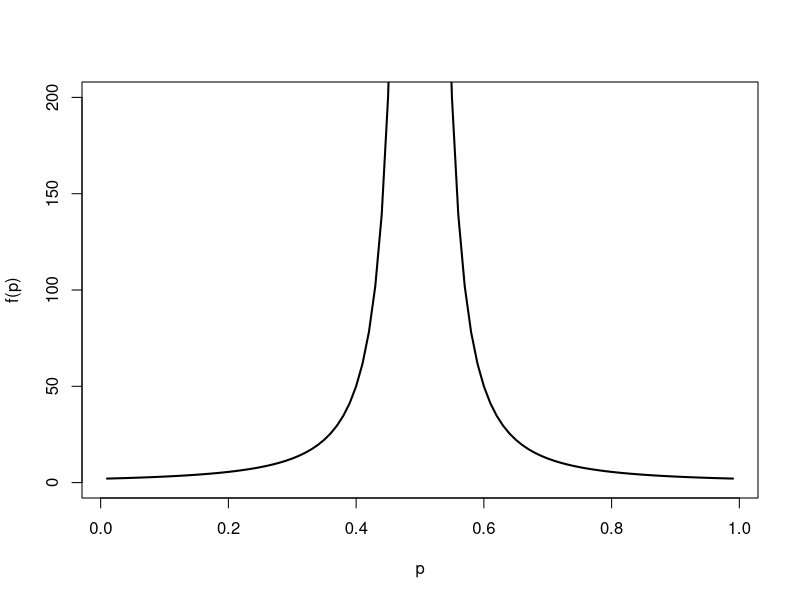
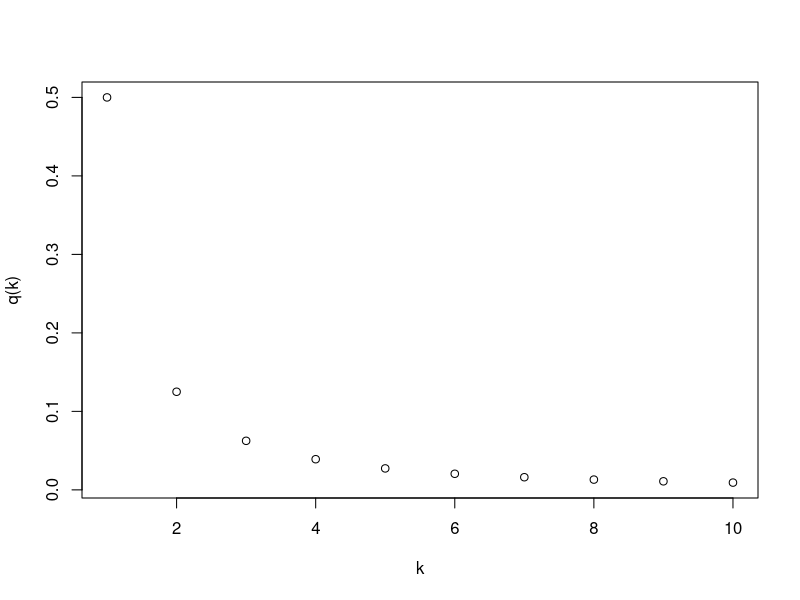
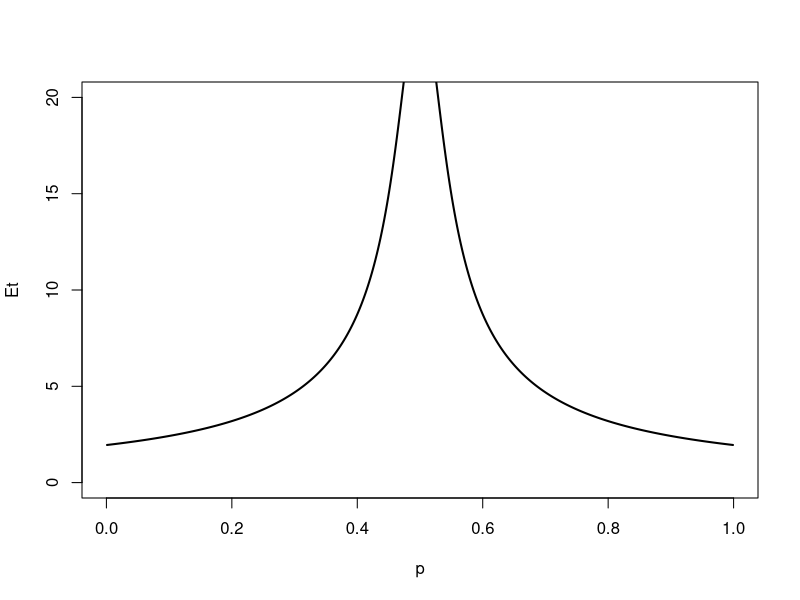
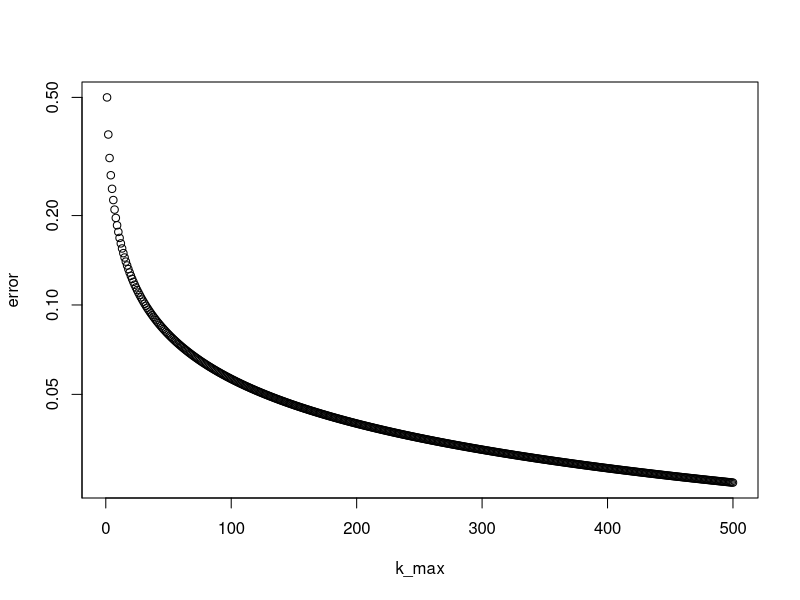
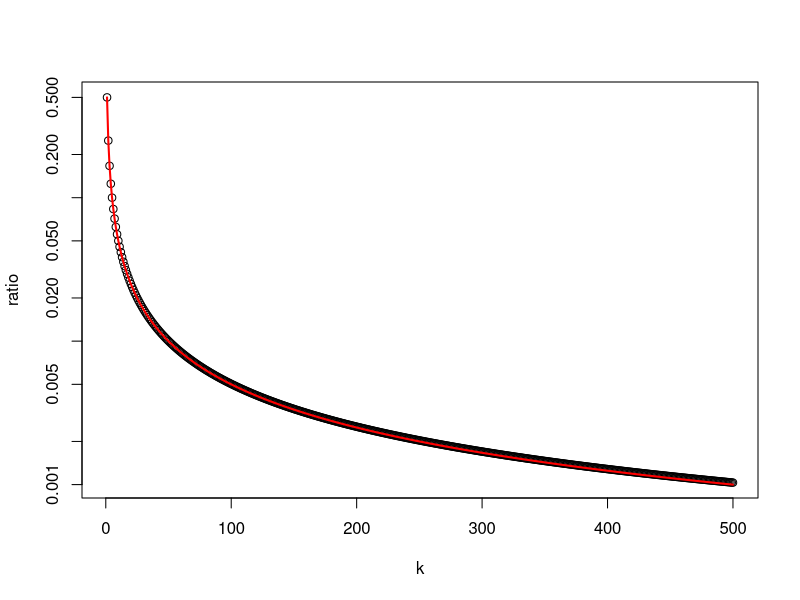

Here is the R script that generated these plots, in order:
## investigating running time v. p for QBF of 2p

p <- seq(0.01, 0.99, 0.01)
f <- function(p) {2/(1-4*p*(1-p))}
plot(p, f(p), type='l', lwd=2, ylim=c(0,200))

#---

q <- function(k) {choose(2*k,k)/((2*k-1)*2^(2*k))}
k <- 1:10
plot(k, q(k))

#---
# running time of QBF for wedge fn

q <- function(k) {choose(2*k,k)/((2*k-1)*2^(2*k))}
tauk_fn <- function(k,p) { 2 * choose(2*k,k) * (1-p^k)/((2*k-1)*2^(2*k) * (1-p)) } #possible to sum analytically over k?

p <- seq(0.001, 0.999, 0.002)
k <- 1:500
p2 <- 4*p*(1-p)

Et <- numeric(length(p))
for (j in 1:length(p2)) {
  Etauk <- numeric(length(k))
  for (i in 1:length(k)) {
    Etauk[i] <- tauk_fn(k[i], p2[j])
  }
  Et[j] <- sum(Etauk)
}

plot(p, Et, type='l', lwd=2, ylim=c(0,20))
#plot(p, rep(sum(2*k*q(k)), length(p)))
#plot(k, cumsum(2*k*q(k)))



#---
# discrepancy caused by truncating k

q <- function(k) {choose(2*k,k)/((2*k-1)*2^(2*k))}
p <- 0.49
p2 <- function(p) {4*p*(1-p)}
k <- 1:500
kterms <- q(k)
diff <- 1 - cumsum(kterms)
plot(k, diff, xlab='k_max', ylab='error', log='y')

# discrepancy as a function of mean quoin consumption
q <- function(k) {choose(2*k,k)/((2*k-1)*2^(2*k))}
k <- 1:500

diff <- 1- cumsum(q(k))
change_error <- q(k)
quoins <- (2/(1-p2(p)))* cumsum(q(k)*(1-p2(p)^k))
#plot(k, diff)
#plot(k, quoins)
ratio <- diff/quoins
plot(k,ratio, log='y')
lines(0.5/k, lwd=2, col='red')


# target function wehn k is restricted
kmax <- 500
k <- 1:kmax
p <- seq(0.01, 0.99, 0.01)
target <- numeric(length(p))
for (i in 1:length(p)) {
  target[i] <- sum(q(k)*p2(p[i])^k)
}
#plot(p, target, type='l', lwd=2, ylim=c(0,1), ylab = 'approximate target')
#lines(p, target, lwd=2)
lines(c(0.5,1), c(1,0), lwd=2, col='grey')
